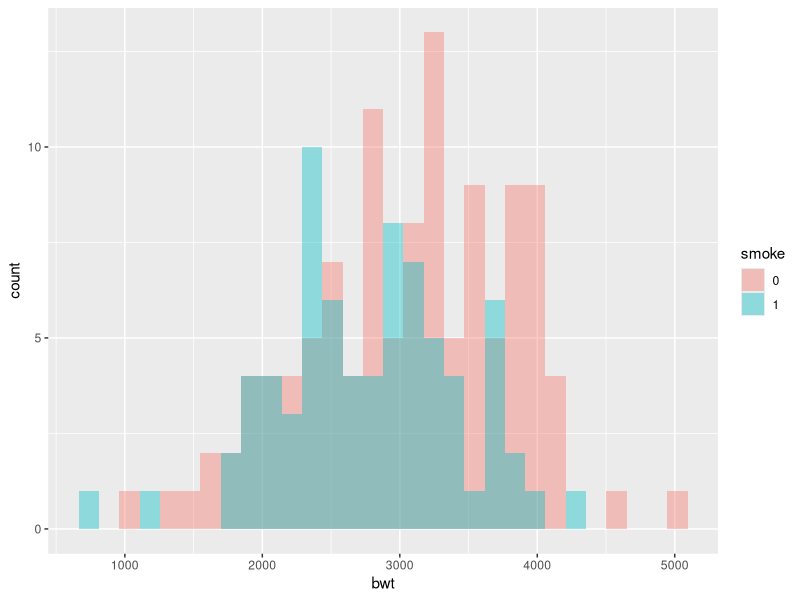
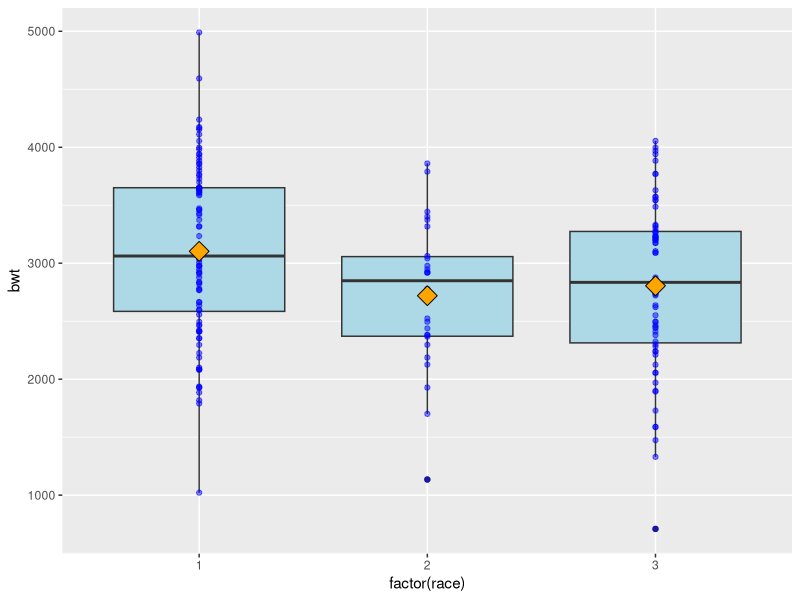
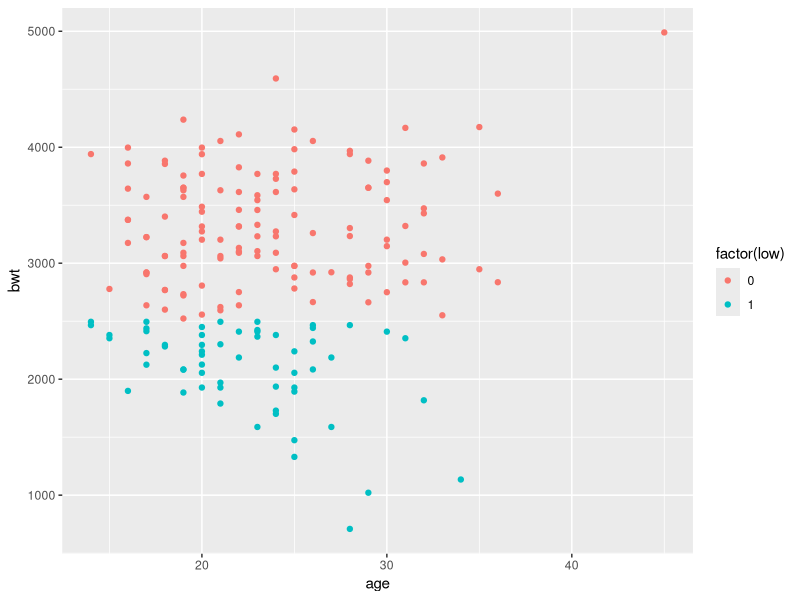

The R source for these figures, in order:
library(MASS) # For the data set
birthwt1 <-birthwt

library(ggplot2)

setwd("C:/Users/ywei3/Dropbox/Teaching/2016-17/MATH3601/Lectures/Notes/figures")
# Convert smoke to a factor
birthwt1$smoke <- factor(birthwt1$smoke)

pdf("histogram.pdf")
# Map smoke to fill, make the bars NOT stacked, and make them semitransparent
ggplot(birthwt1, aes(x=bwt, fill=smoke)) +
  geom_histogram(position="identity", alpha=0.4)

dev.off()


pdf("boxplot.pdf")

ggplot(birthwt, aes(x=factor(race), y=bwt)) + geom_boxplot(fill="lightblue") +geom_point(colour = 'blue', alpha = 0.5)+ stat_summary(fun.y="mean", geom="point", shape=23, size=5, fill="Orange")
dev.off()


pdf("scatter.pdf")

ggplot(birthwt, aes(x=age, y=bwt, colour=factor(low))) + geom_point()

dev.off()